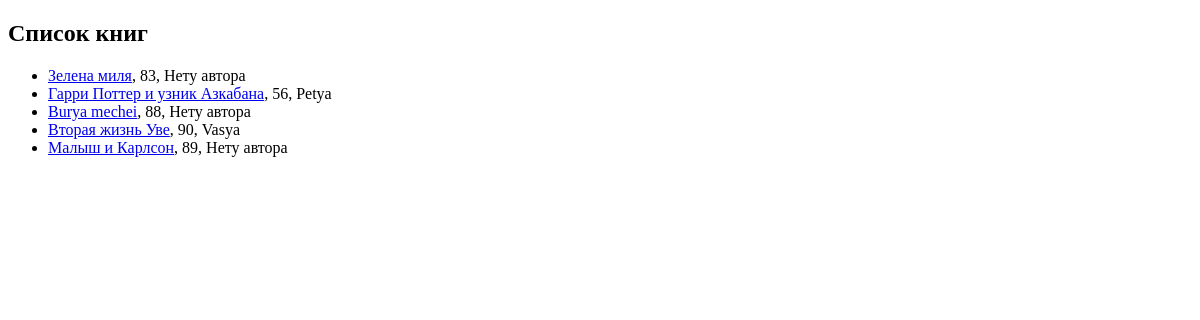
Before: / with the older database file.
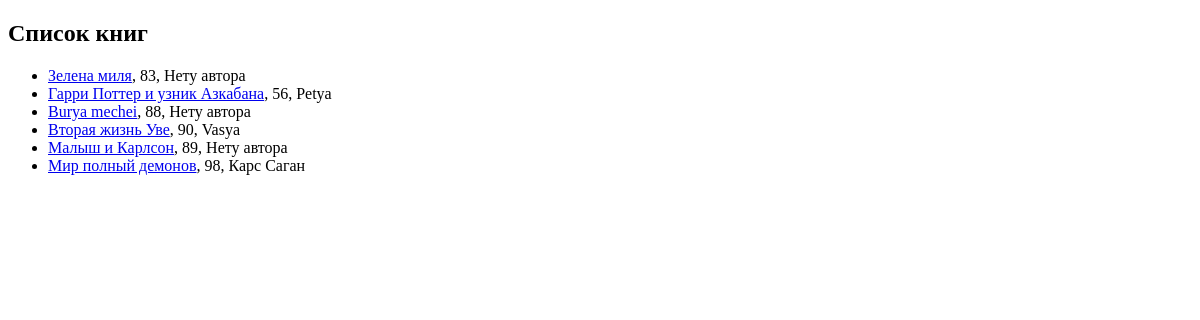
After: the same page with the newer database file.
### book_app/models.py (models this page shows, shortened)
class Book(models.Model):
    HRN = 'грн'
    USD = 'дол'
    EUR = 'евр'
    CHOICE_PRICE = [
        (HRN, 'грн'),
        (EUR, 'евро'),
        (USD, 'доллары')
    ]
    title = models.CharField(max_length=70)
    rating = models.IntegerField(validators=[MinValueValidator(1), MaxValueValidator(100)])
    is_best_selling = models.BooleanField()
    author = models.CharField(max_length=40, null=True)
    choice = models.CharField(max_length=3, choices=CHOICE_PRICE, default=HRN)
    slug = models.SlugField(default='', null=False, db_index=True)
    def get_url(self):
        return reverse('book-info', args=[self.slug, ])

### book_app/views.py (the view)
# urls.py: path('', get_info_about_book),
def get_info_about_book(request):
    books = Book.objects.all()
    return render(request, 'book_app/books_info.html', context={'books': books})

### book_app/templates/book_app/books_info.html (shortened to what this page needs)
{% extends 'book_app/base.html' %}
{% block content %}
    <h2>Список книг</h2>
    <ul>
        {% for book in books %}
        <li><a href="{{ book.get_url }}">{{ book.title }}</a>, {{ book.rating }}, {{ book.author|default:'Нету автора' }} </li>
        {% endfor %}
    </ul>
{% endblock %}

### book_app/templates/book_app/base.html (shortened to what this page needs)
<!DOCTYPE html>
<html lang="en">
<head>
</head>
<body>
{% block content %}
{% endblock %}
</body>
</html>

Changed rows visible on the page:
added Book: title "Мир полный демонов", rating "98", author "Карс Саган"
